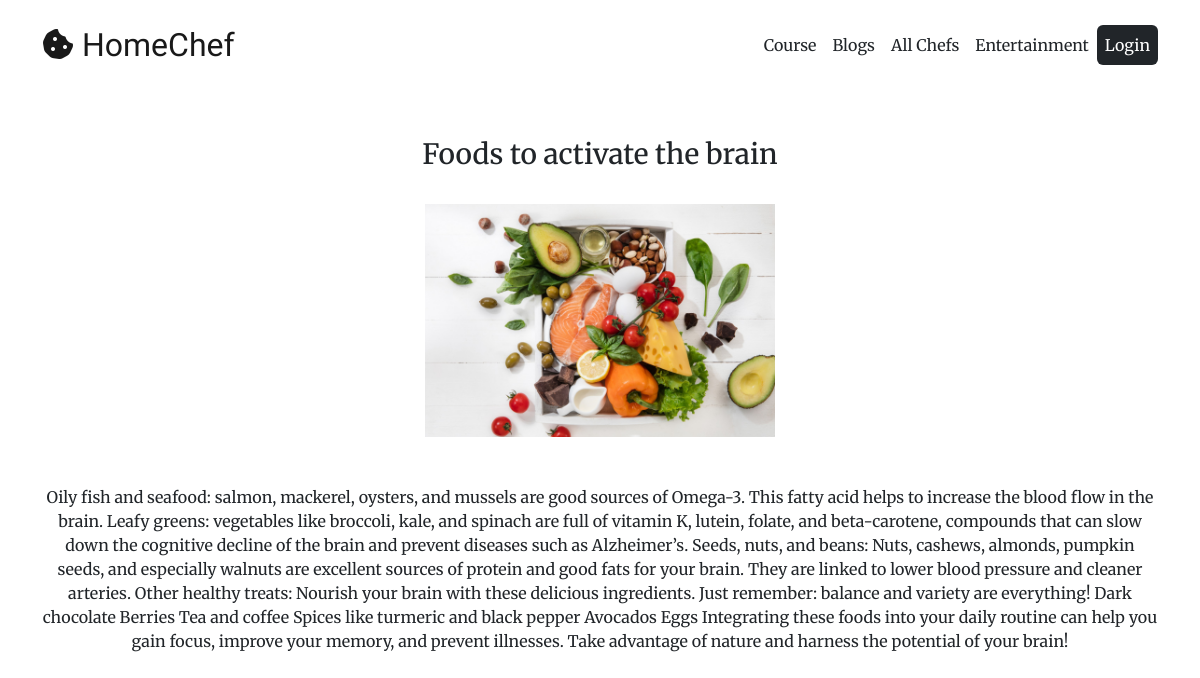
Page /blog/?blog_id=1 on the committed database.
### chef/models.py (models this page shows)
class Blog(models.Model):
    title = models.CharField(max_length=50, blank=True, null=True)
    content = models.TextField(blank=True, null=True)
    cover = models.FileField(upload_to='blog_covers', blank=True, null=True)
    writer = models.ForeignKey(User, on_delete=models.CASCADE, blank=True, null=True)

### base/views.py (the view)
# urls.py: re_path(r'^blog/$', views.blog, name='blog'),
def blog(request):
    blog = Blog.objects.get(id=request.GET.get('blog_id'))
    return render(request, 'base/blog.html', {'blog': blog})

### base/templates/base/blog.html (shortened to what this page needs)
 {% extends 'main.html' %}
{% load static %}
{% block content %}
<section class="container mt-5 text-center">
<h3 class="mb-3">{{ blog.title }}</h3>
    <img src="{{ blog.cover.url }}" alt="{{ blog.title }}" style="width:350px" class="mt-3 mb-5">
<p class="text-justify">{{ blog.content }}</p>
</section>
{% endblock %}

### static/css/style.css (style rules this page uses)
body { font-family: 'Merriweather', serif; }

### rows in the picture
Blog: title "Foods to activate the brain", cover (picture), content "Oily fish and seafood: salmon, mackerel, oysters, and mussels are good sources of Omega-3. This fatty acid helps to increase the blood flow in the brain. Leafy greens: vegetables like broccoli, kale, and spinach are full of vitamin K, lutein, folate, and beta-carotene, compounds that can slow down the cognitive decline of the brain and prevent diseases such as Alzheimer’s. Seeds, nuts, and beans: Nuts, cashews, almonds, pumpkin seeds, and especially walnuts are excellent sources of protein and good fats for your brain. They are linked to lower blood pressure and cleaner arteries. Other healthy treats: Nourish your brain with these delicious ingredients. Just remember: balance and variety…"
